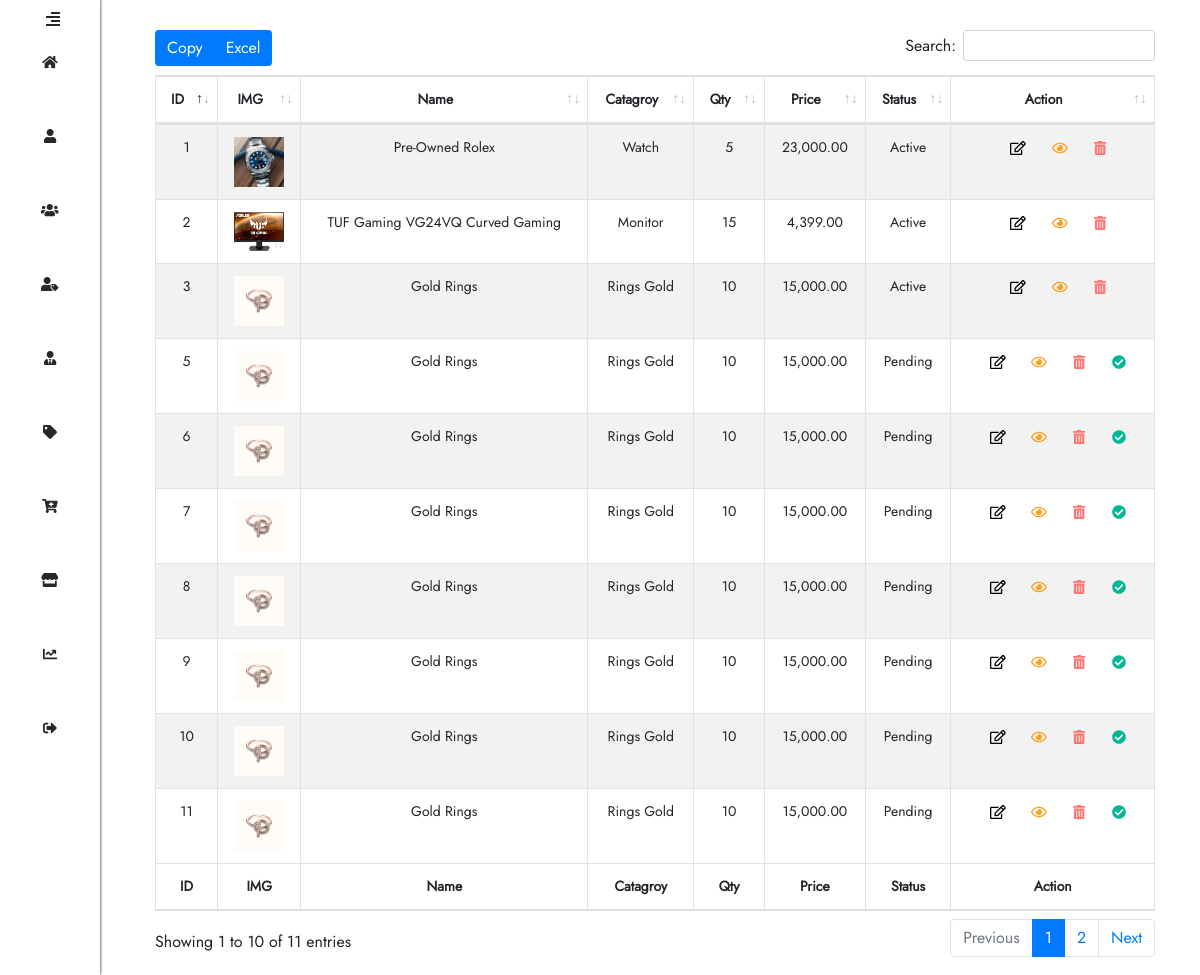
Page /Products-List.php (signed in) on the earlier database version.
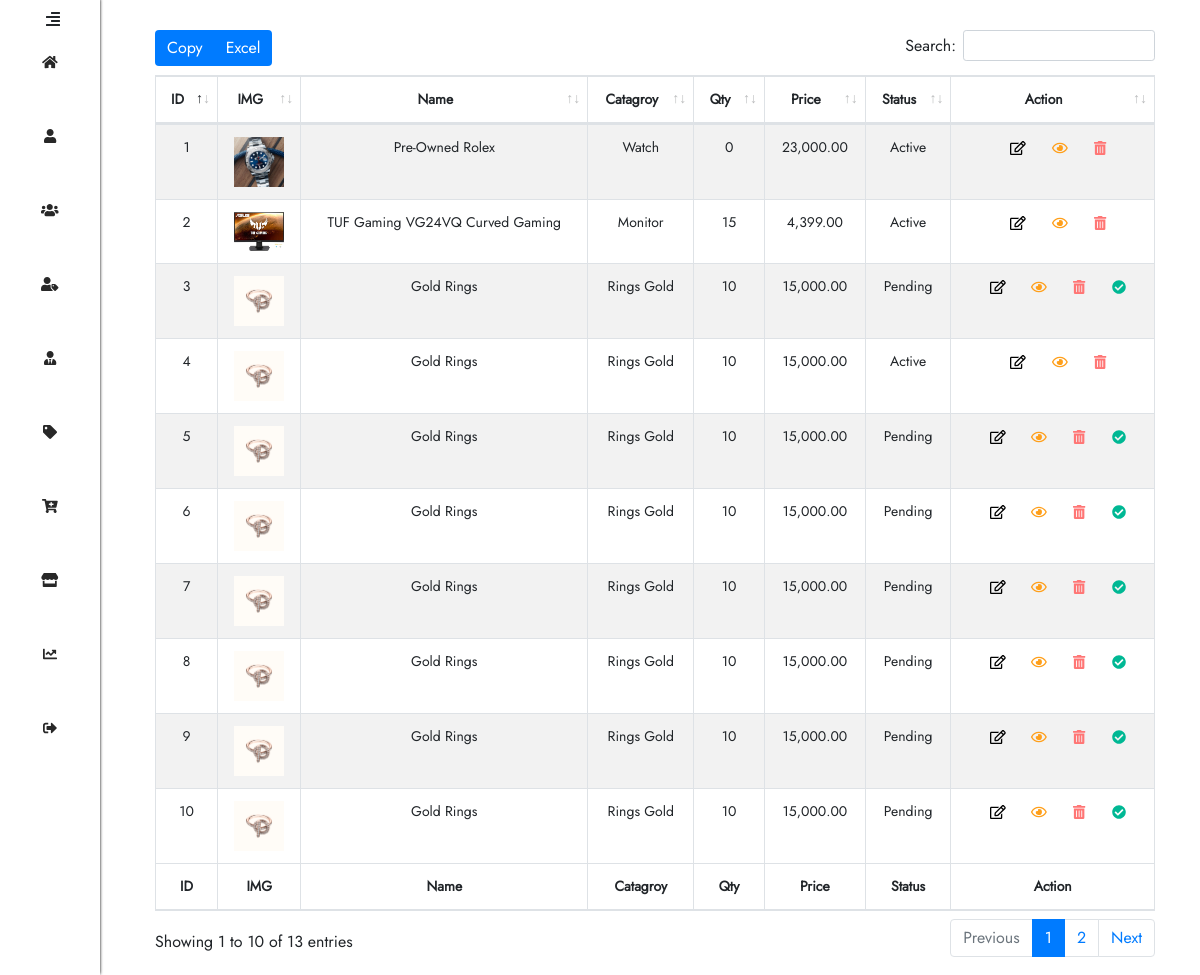
Same page on the later database version.
### tables this page shows
CREATE TABLE `ha_products` (
  `HA_P_ID` bigint(20) UNSIGNED NOT NULL,
  `HA_P_Name` varchar(255) NOT NULL,
  `HA_P_Price` varchar(255) NOT NULL,
  `HA_P_Description` text NOT NULL,
  `HA_P_Category_ID` varchar(255) NOT NULL,
  `HA_P_Qty` varchar(255) NOT NULL,
  `HA_P_Alert_Qty` varchar(255) NOT NULL,
  `HA_P_Brand` varchar(255) NOT NULL,
  `HA_P_Available_From_Date` varchar(255) NOT NULL,
  `HA_P_Date_Created` varchar(255) NOT NULL,
  `HA_P_Time_Created` varchar(255) NOT NULL,
  `HA_P_User_ID_Created` varchar(255) NOT NULL,
  `HA_P_Status` varchar(255) NOT NULL,
  `HA_P_Views` int(11) NOT NULL
);

CREATE TABLE `ha_category_list` (
  `HA_C_L_ID` bigint(20) UNSIGNED NOT NULL,
  `HA_C_L_Category_Name` varchar(255) NOT NULL,
  `HA_C_L_Parent_ID` varchar(255) NOT NULL,
  `HA_C_L_Status` varchar(255) NOT NULL,
  `HA_C_L_Count_Products` varchar(255) NOT NULL,
  `HA_C_L_Count_Sales` varchar(255) NOT NULL,
  `HA_C_L_Count_Returns` varchar(255) NOT NULL,
  `HA_C_L_Date_Created` varchar(255) NOT NULL,
  `HA_C_L_Time_Created` varchar(255) NOT NULL,
  `HA_C_L_User_ID_Created` varchar(255) NOT NULL
);

### Datebase/DB_Products_List.php (called while the page is built, shortened)
<?php
    $SQL_Products_List = 'SELECT * FROM ha_products WHERE HA_P_Status = "Active" OR HA_P_Status = "Pending" ORDER BY HA_P_ID DESC ';
    $Result_Products_List = mysqli_query($Connection,$SQL_Products_List);
    $Count_Products_List  = mysqli_num_rows($Result_Products_List);
?>

### Website-Structure/Products-List-Body.php (the view, shortened to what this page needs)
<div class="Content-table">
    <table id="example" class="table table-striped table-bordered" style="width:100%;text-align: center;">
        <thead>
            <tr class="header-table">
                <th>ID</th>
                <th>IMG</th>
                <th>Name</th>
                <th>Catagroy</th>
                <th>Qty</th>
                <th>Price</th>
                <th>Status</th>
                <th>Action</th>
            </tr>
        </thead>
        <tbody id="tbody">
            <?php
                    if ($Count_Products_List > 0) {
                        $id = 0;
                        while ($Rows = mysqli_fetch_array($Result_Products_List)) {
                            $SQL_Get_Category_Name = 'SELECT HA_C_L_Category_Name FROM ha_category_list WHERE HA_C_L_ID = "'.$Rows['HA_P_Category_ID'].'"';
                            $Result_Get_Category_Name = mysqli_query($Connection,$SQL_Get_Category_Name);
                            $Row_Get_Category_Name  = mysqli_fetch_array($Result_Get_Category_Name, MYSQLI_ASSOC);
                            $Path_Folder_Cover = 'IMG/Imges-Products/P_ID-'.$Rows['HA_P_ID'].'/P_ID-'.$Rows['HA_P_ID'].'-Cover';
                            $Cover_Img = scandir($Path_Folder_Cover);
                            $SQL_Get_Created_Info = 'SELECT HA_U_Username FROM ha_users WHERE HA_U_ID = "'.$Rows['HA_P_User_ID_Created'].'"';
                            $Result_Get_Created_Info= mysqli_query($Connection,$SQL_Get_Created_Info);
                            $Row_Get_Created_Info = mysqli_fetch_array($Result_Get_Created_Info, MYSQLI_ASSOC);
                            if ($Rows['HA_P_Status'] == 'Pending') {
                                $BTN_Active = '<button type ="button" class="Done" data-module=".Done-row" id="A'.$Rows['HA_P_ID'].'" onclick= "clickhere(this.id)"> <i class="fas fa-check-circle"></i></button>';
                            }else {
                                $BTN_Active = '';
                            }
                            if ($Rows['HA_P_Status'] !== 'Deactivated') {
                                $BTN_Deactivate = '<button type ="button" class="Trash" data-module=".question-delete-row" id="D'.$Rows['HA_P_ID'].'" onclick= "clickhere(this.id)"> <i class="fas fa-trash-alt"></i> </button>';
                            }else {
                                $BTN_Deactivate = '';
                            }
                            echo '
                                <tr class="t-body" style="text-align: center;" id="T_Row_'.$Rows['HA_P_ID'].'" >
                                    <td>'.$Rows['HA_P_ID'].'</td>
                                    <td class="IMG-DATABASE"><img src="'.$Path_Folder_Cover . '/' . $Cover_Img[2] . '" alt="Img"/></td>
                                    <td class="Username-Edit-Module">'.$Rows['HA_P_Name'].'</td>
                                    <td >'.$Row_Get_Category_Name['HA_C_L_Category_Name'].'</td>
                                    <td class="HA-P-Qty">'.$Rows['HA_P_Qty'].'</td>
                                    <td class="HA-P-Price">'. number_format($Rows['HA_P_Price'] , 2).'</td>
                                    <td class="Status">'.$Rows['HA_P_Status'].'</td>
                                    <td style="display:none" class="HA-C-L-Category-Name">'.$Rows['HA_P_Category_ID'].'</td>
                                    <td style="display:none">'.$Rows['HA_P_Alert_Qty'].'</td>
                                    <td style="display:none">'.$Rows['HA_P_Brand'].'</td>
                                    <td style="display:none">'.$Rows['HA_P_Available_From_Date'].'</td>
                                    <td style="display:none">'.$Rows['HA_P_Date_Created'] . ' ' . $Rows['HA_P_Time_Created'] .'</td>
                                    <td style="display:none">'.$Row_Get_Created_Info['HA_U_Username'].'</td>
                                    <td style="display:none">'.$Rows['HA_P_Description'].'</td>
                                    <td class="last-Action">
                                        <button type ="button" class="Edit" data-module=".Edit-row" id="-T'.$id.'" onclick= "clickhere(this.id)"> <i class="far fa-edit"></i> </button>
                                        <button type ="button" class="View" data-module=".View-row" id="T'.$id.'" onclick= "clickhere(this.id)"> <i class="far fa-eye"></i> </button>
                                        '.$BTN_Deactivate.'
                                        '.$BTN_Active.'
                                    </td>
                                </tr>
                            ';
                            $id += 1;
                        }
                    }
                ?>
        </tbody>
        <tfoot>
            <tr>
                <th>ID</th>
                <th>IMG</th>
                <th>Name</th>
                <th>Catagroy</th>
                <th>Qty</th>
                <th>Price</th>
                <th>Status</th>
                <th>Action</th>
            </tr>
        </tfoot>
    </table>
</div>

### Products-List.php (shortened to what this page needs)
<?php
    include('Datebase/Config.php');
    include('Datebase/DB_Products_List.php');
?>
<!DOCTYPE html>
<html lang="en">
<?php
    include ('Website-Structure/Header-Elemnts.php') ;
?>
    <?php include ("./Links Header With Tables.php"); ?>
    <link rel="stylesheet" href="./CSS-Files/product-list.css">
<body>
<div class="container-fluid">
    <div class="row">
        <div class="col-lg-12">
            <?php include ("Website-Structure/Dashbored-header.php"); ?>
            <?php include ("./Website-Structure/Products-List-Body.php"); ?>
        </div>
    </div>
</div>
</body>
</html>

### Website-Structure/Header-Elemnts.php (shortened to what this page needs)
<head>
</head>

### Links Header With Tables.php
<link rel="stylesheet" href="./Framework/Bootstrap/css/bootstrap.css">
<link rel="stylesheet" href="./Framework/css-daatables/datatablex.min.css">
<link rel="stylesheet" href="./Framework/css-daatables/buttons-bootstrap4.css">
<link rel="stylesheet" href="./Framework/css-daatables/responsive-bootstrap4.css">
<link rel="stylesheet" href="Framework/Fontawsome/css/all.css">
<link rel="stylesheet" href="Font's/Kufi/Kufi-Font.css">
<link href="./Font's/joya/jost.css" rel="stylesheet">
<link rel="stylesheet" href="./CSS-Files/H_A.css">

### Website-Structure/Dashbored-header.php (shortened to what this page needs)
<div class="mobile-header-dashbored">
    <div class="click-drop-burger-small">
        <i class="fas fa-align-right"></i>
    </div>
        <ul class="list-of-dashbored">
            <li><a href="./" class="Projects"><i class="fas fa-home"></i></a></li>
            <?php
            if (!empty($_SESSION)) {
                echo '<li class="active profile-mob" data-aside =".profile"><a href="My-Profile-Setting" class="Edit-profile"><i class="fas fa-user" class="Edit-profile"></i></a></li>';
            }
            ?>
            <?php
            if ($_SESSION['HA_U_P_Clients_Manager'] == 'Available') {
                echo '<li class="Clients-mob" data-aside =".Clients"><a href="Clients-Manager" class="Clients"><i class="fas fa-users"></i></a></li>';
            }
            ?>
            <?php
            if ($_SESSION['HA_U_P_Seller_Manager'] == 'Available') {
                echo '<li class="Seller-mob" data-aside =".Seller"><a href="Seller-Manager" class="Projects"><i class="fas fa-user-tag"></i></a></li>';
            }
            ?>
            <?php
            if ($_SESSION['HA_U_P_Employee_Manager'] == 'Available') {
                echo '<li class="Employee-mob" data-aside =".Employee"><a href="Employee-Manager" class="Employeres"><i class="fas  fa-user-tie"></i></a></li>';
            }
            ?>
            <?php
            if ($_SESSION['HA_U_P_Category_Manager'] == 'Available') {
                echo '<li class="Category-mob" data-aside =".Category"><a href="Category-Management" class="Add Catogry"><i class="fas fa-tag"></i></a></li>';
            }
            ?>
            <?php
            if ($_SESSION['HA_U_P_Add_Product'] == 'Available') {
                echo '<li class="Product-mob" data-aside =".Product"><a href="Add-Product" class="Add Project"><i class="fas fa-cart-plus"></i></a></li>';
            }
            ?>
            <?php
            if ($_SESSION['HA_U_P_Products_List'] == 'Available') {
                echo '<li class="List-mob" data-aside =".List"><a href="Products-List" class="All-Products"><i class="fas fa-store"></i></a></li>';
            }
            ?>
            <li class="Dashboard-mob" data-aside =".Dashboard"><a href="Dashboard-Details" class="Dashbored"><i class="fas fa-chart-line"></i></a></li>
            <li class="Logout-mob" data-aside =".Logout"><a href="Logout" class="Add LogOut"><i class="fas fa-sign-out-alt"></i></a></li>
        </ul>
    </div>

### CSS-Files/H_A.css (style rules this page uses)
*, *::after, *::before { box-sizing: border-box; }
body { font-family: 'Jost', sans-serif; font-weight: 400; }
ul { margin: 0px; padding: 0px; }
li { list-style: none; }
a { text-decoration: none; }
.Content-table { -moz-transition: all 0.5s; -ms-transition: all 0.5s; -o-transition: all 0.5s; transition: all 0.5s; padding-left: 140px; padding-top: 30px; padding-right: 30px; width: 100%; height: 100%; }
.t-body td:first-child { text-align: center; }
tfoot tr th:first-child { text-align: center; }
.t-body td button { margin-left: 10px; border: none; outline: none; background-color: transparent; }
.IMG-DATABASE img { width: 50px; }

### CSS-Files/product-list.css (style rules this page uses)
*, *::after, *::before { box-sizing: border-box; }
body { font-family: 'Jost', sans-serif; font-weight: 400; }
ul { margin: 0px; padding: 0px; }
li { list-style: none; }
a { text-decoration: none; }
.mobile-header-dashbored { position: fixed; overflow: auto; background-color: #fff; -moz-display: flex; -ms-display: flex; -o-display: flex; display: flex; -moz-flex-direction: column; -ms-flex-direction: column; -o-flex-direction: column; flex-direction: column; -moz-transition: all 0.5s; -ms-transition: all 0.5s; -o-transition: all 0.5s; transition: all 0.5s; -moz-box-shadow: 0px -1px 3px #000; -ms-box-shadow: 0px -1px 3px #000; -o-box-shadow: 0px -1px 3px #000; box-shadow: 0px -1px 3px #000; left: 0px; z-index: 100; width: 100px; height: 100%; }
.mobile-header-dashbored .click-drop-burger-small { position: absolute; right: 40px; top: 8px; cursor: pointer; }
.mobile-header-dashbored ul { -moz-display: flex; -ms-display: flex; -o-display: flex; display: flex; margin: 0; padding: 0; }
.mobile-header-dashbored .list-of-dashbored { list-style: none; -moz-display: flex; -ms-display: flex; -o-display: flex; display: flex; -moz-flex-direction: column; -ms-flex-direction: column; -o-flex-direction: column; flex-direction: column; width: 100%; }
.mobile-header-dashbored .list-of-dashbored li { padding-top: 50px; text-align: center; transition: all 0.5s; }
.mobile-header-dashbored .list-of-dashbored li a { text-decoration: none; color: #282828; font-size: 14px; }
.Trash { color: #ff7675; }
.View { color: #ff9f1a; }
.Done { color: #00b894; }
table { font-size: 14px; }
table tr th { width: auto !important; }
.Content-table { -moz-transition: all 0.5s; -ms-transition: all 0.5s; -o-transition: all 0.5s; transition: all 0.5s; padding-left: 140px; padding-top: 30px; padding-right: 30px; width: 100%; height: 100%; }
.t-body td:first-child { text-align: center; }
tfoot tr th:first-child { text-align: center; }
.t-body td button { margin-left: 10px; border: none; outline: none; background-color: transparent; }
.IMG-DATABASE img { width: 50px; }

Differences in the rows shown:
no longer on this page (row edited): ha_products: HA_P_ID "11", HA_P_Name "Gold Rings", ha_category_list.HA_C_L_Category_Name "Rings Gold", HA_P_Qty "10", HA_P_Price "15,000.00", HA_P_Status "Pending"
now on this page (row edited): ha_products: HA_P_ID "4", HA_P_Name "Gold Rings", ha_category_list.HA_C_L_Category_Name "Rings Gold", HA_P_Qty "10", HA_P_Price "15,000.00", HA_P_Status "Active"
changed ha_products id 3: HA_P_Status "Active" → "Pending"
changed ha_products "Pre-Owned Rolex": HA_P_Qty "5" → "0"
Other differences:
text written by a page script: "Copy Excel Search: Showing 1 to 10 of 11 entries Previous 1 2 Next" → "Copy Excel Search: Showing 1 to 10 of 13 entries Previous 1 2 Next"
